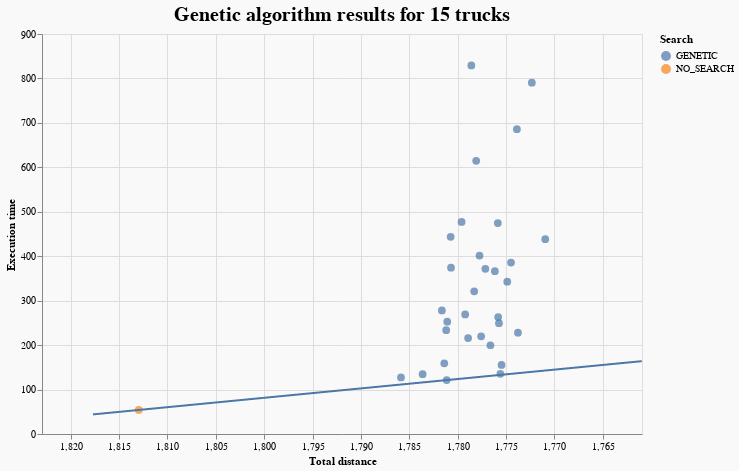

Notebook code for this chart:
### Code cell
plot_results(genetic_greedy_15, genetic_tooltips, "Genetic algorithm results for 15 trucks").properties(
    width=600, height=400, background="#F9F9F9"
)

### Figure 1 — Vega-Lite specification as saved in the notebook (floating-point values rounded to 4 significant figures; data arrays with more than 128 entries replaced by an {"elided": "..."} marker saying what was removed)
{"config": {"view": {"continuousWidth": 400, "continuousHeight": 300}}, "layer": [{"data": {"name": "data-6d47a983c94faffe640dbc9ed0fce056"}, "mark": {"type": "circle", "size": 60}, "encoding": {"color": {"field": "search", "title": "Search", "type": "nominal"}, "tooltip": [{"field": "heuristic", "title": "Heuristic", "type": "nominal"}, {"field": "search", "title": "Search", "type": "nominal"}, {"field": "base_solution", "title": "Base solution", "type": "nominal"}, {"field": "iterations", "title": "Iterations", "type": "quantitative"}, {"field": "TotalDistance", "title": "Total distance", "type": "quantitative"}, {"field": "execution_time", "title": "Execution time", "type": "quantitative"}, {"field": "population_size", "title": "Population size", "type": "quantitative"}, {"field": "mutation_probability", "title": "Mutation probability", "type": "quantitative"}], "x": {"field": "TotalDistance", "scale": {"domain": [1823.0, 1761.0]}, "title": "Total distance", "type": "quantitative"}, "y": {"field": "execution_time", "scale": {"domain": [44.09, 839.4]}, "title": "Execution time", "type": "quantitative"}}, "title": {"text": "Genetic algorithm results for 15 trucks", "anchor": "middle", "fontSize": 20}}, {"data": {"name": "data-ed593acfb80cb80c6eab5e50d6e2c687"}, "mark": "line", "encoding": {"x": {"field": "x", "scale": {"domain": [1823.0, 1761.0]}, "type": "quantitative"}, "y": {"field": "y", "type": "quantitative"}}}], "background": "#F9F9F9", "height": 400, "width": 600, "$schema": "https://vega.github.io/schema/vega-lite/v4.17.0.json", "datasets": {"data-6d47a983c94faffe640dbc9ed0fce056": [{"Unnamed: 0": 3, "base_solution": "SIMPLE_GREEDY", "heuristic": "REMOVE_LOOPS_SWAP_ANY_EXPORTATION", "search": "GENETIC", "iterations": 400.0, "temp_coef": null, "population_size": 10.0, "mutation_probability": 0.3, "tabu_queue_coef": null, "swap_any_to_generate": null, "TotalDistance": 1778.0, "TotalTime": 6.672, "UnusedTrucksCount": 0, "OrphansCount": 0, "execution_time": 219.7, "TotalFuel": 444.4, "TrucksCount": 15, "Relation": 0.2137}, {"Unnamed: 0": 11, "base_solution": "SIMPLE_GREEDY", "heuristic": "ANY_EXPORTATION_PROB1", "search": "GENETIC", "iterations": 200.0, "temp_coef": null, "population_size": 10.0, "mutation_probability": 0.1, "tabu_queue_coef": null, "swap_any_to_generate": null, "TotalDistance": 1784.0, "TotalTime": 6.753, "UnusedTrucksCount": 0, "OrphansCount": 0, "execution_time": 134.5, "TotalFuel": 445.9, "TrucksCount": 15, "Relation": 0.3649}, {"Unnamed: 0": 12, "base_solution": "SIMPLE_GREEDY", "heuristic": "MOVE_IN_EXPORTATION", "search": "GENETIC", "iterations": 400.0, "temp_coef": null, "population_size": 20.0, "mutation_probability": 0.1, "tabu_queue_coef": null, "swap_any_to_generate": null, "TotalDistance": 1779.0, "TotalTime": 6.645, "UnusedTrucksCount": 0, "OrphansCount": 0, "execution_time": 829.4, "TotalFuel": 444.6, "TrucksCount": 15, "Relation": 0.04434}, {"Unnamed: 0": 24, "base_solution": "SIMPLE_GREEDY", "heuristic": "MOVE_IN_EXPORTATION", "search": "GENETIC", "iterations": 400.0, "temp_coef": null, "population_size": 20.0, "mutation_probability": 0.3, "tabu_queue_coef": null, "swap_any_to_generate": null, "TotalDistance": 1778.0, "TotalTime": 6.648, "UnusedTrucksCount": 0, "OrphansCount": 0, "execution_time": 614.8, "TotalFuel": 444.5, "TrucksCount": 15, "Relation": 0.06221}, {"Unnamed: 0": 61, "base_solution": "SIMPLE_GREEDY", "heuristic": "REMOVE_LOOPS_MOVE_EXPORTATION", "search": "GENETIC", "iterations": 400.0, "temp_coef": null, "population_size": 20.0, "mutation_probability": 0.1, "tabu_queue_coef": null, "swap_any_to_generate": null, "TotalDistance": 1772.0, "TotalTime": 6.642, "UnusedTrucksCount": 0, "OrphansCount": 0, "execution_time": 790.5, "TotalFuel": 443.1, "TrucksCount": 15, "Relation": 0.05517}, {"Unnamed: 0": 62, "base_solution": "SIMPLE_GREEDY", "heuristic": "MOVE_IN_EXPORTATION", "search": "GENETIC", "iterations": 200.0, "temp_coef": null, "population_size": 10.0, "mutation_probability": 0.1, "tabu_queue_coef": null, "swap_any_to_generate": null, "TotalDistance": 1781.0, "TotalTime": 6.65, "UnusedTrucksCount": 0, "OrphansCount": 0, "execution_time": 233.6, "TotalFuel": 445.3, "TrucksCount": 15, "Relation": 0.1771}, {"Unnamed: 0": 78, "base_solution": "SIMPLE_GREEDY", "heuristic": "REMOVE_LOOPS_SWAP_ANY_EXPORTATION", "search": "GENETIC", "iterations": 200.0, "temp_coef": null, "population_size": 10.0, "mutation_probability": 0.1, "tabu_queue_coef": null, "swap_any_to_generate": null, "TotalDistance": 1776.0, "TotalTime": 6.606, "UnusedTrucksCount": 0, "OrphansCount": 0, "execution_time": 135.5, "TotalFuel": 443.9, "TrucksCount": 15, "Relation": 0.4592}, {"Unnamed: 0": 92, "base_solution": "SIMPLE_GREEDY", "heuristic": "MOVE_IN_EXPORTATION", "search": "GENETIC", "iterations": 200.0, "temp_coef": null, "population_size": 20.0, "mutation_probability": 0.3, "tabu_queue_coef": null, "swap_any_to_generate": null, "TotalDistance": 1779.0, "TotalTime": 6.687, "UnusedTrucksCount": 0, "OrphansCount": 0, "execution_time": 269.1, "TotalFuel": 444.8, "TrucksCount": 15, "Relation": 0.1569}, {"Unnamed: 0": 105, "base_solution": "SIMPLE_GREEDY", "heuristic": "REMOVE_LOOPS_SWAP_ANY_EXPORTATION", "search": "GENETIC", "iterations": 200.0, "temp_coef": null, "population_size": 10.0, "mutation_probability": 0.3, "tabu_queue_coef": null, "swap_any_to_generate": null, "TotalDistance": 1781.0, "TotalTime": 6.608, "UnusedTrucksCount": 0, "OrphansCount": 0, "execution_time": 121.3, "TotalFuel": 445.3, "TrucksCount": 15, "Relation": 0.4736}, {"Unnamed: 0": 113, "base_solution": "SIMPLE_GREEDY", "heuristic": "REMOVE_LOOPS_MOVE_EXPORTATION", "search": "GENETIC", "iterations": 400.0, "temp_coef": null, "population_size": 10.0, "mutation_probability": 0.3, "tabu_queue_coef": null, "swap_any_to_generate": null, "TotalDistance": 1777.0, "TotalTime": 6.67, "UnusedTrucksCount": 0, "OrphansCount": 0, "execution_time": 371.6, "TotalFuel": 444.3, "TrucksCount": 15, "Relation": 0.1128}, {"Unnamed: 0": 126, "base_solution": "SIMPLE_GREEDY", "heuristic": "REMOVE_LOOPS_MOVE_EXPORTATION", "search": "GENETIC", "iterations": 200.0, "temp_coef": null, "population_size": 20.0, "mutation_probability": 0.3, "tabu_queue_coef": null, "swap_any_to_generate": null, "TotalDistance": 1776.0, "TotalTime": 6.646, "UnusedTrucksCount": 0, "OrphansCount": 0, "execution_time": 249.4, "TotalFuel": 443.9, "TrucksCount": 15, "Relation": 0.1907}, {"Unnamed: 0": 161, "base_solution": "SIMPLE_GREEDY", "heuristic": "REMOVE_LOOPS_SWAP_ANY_EXPORTATION", "search": "GENETIC", "iterations": 400.0, "temp_coef": null, "population_size": 10.0, "mutation_probability": 0.1, "tabu_queue_coef": null, "swap_any_to_generate": null, "TotalDistance": 1776.0, "TotalTime": 6.651, "UnusedTrucksCount": 0, "OrphansCount": 0, "execution_time": 263.2, "TotalFuel": 444.0, "TrucksCount": 15, "Relation": 0.1777}, {"Unnamed: 0": 162, "base_solution": "SIMPLE_GREEDY", "heuristic": "ANY_EXPORTATION_PROB1", "search": "GENETIC", "iterations": 200.0, "temp_coef": null, "population_size": 20.0, "mutation_probability": 0.3, "tabu_queue_coef": null, "swap_any_to_generate": null, "TotalDistance": 1782.0, "TotalTime": 6.653, "UnusedTrucksCount": 0, "OrphansCount": 0, "execution_time": 277.9, "TotalFuel": 445.4, "TrucksCount": 15, "Relation": 0.14}, {"Unnamed: 0": 164, "base_solution": "SIMPLE_GREEDY", "heuristic": "MOVE_IN_EXPORTATION", "search": "GENETIC", "iterations": 400.0, "temp_coef": null, "population_size": 10.0, "mutation_probability": 0.3, "tabu_queue_coef": null, "swap_any_to_generate": null, "TotalDistance": 1781.0, "TotalTime": 6.672, "UnusedTrucksCount": 0, "OrphansCount": 0, "execution_time": 374.3, "TotalFuel": 445.2, "TrucksCount": 15, "Relation": 0.1008}, {"Unnamed: 0": 182, "base_solution": "SIMPLE_GREEDY", "heuristic": "REMOVE_LOOPS_MOVE_EXPORTATION", "search": "GENETIC", "iterations": 400.0, "temp_coef": null, "population_size": 10.0, "mutation_probability": 0.1, "tabu_queue_coef": null, "swap_any_to_generate": null, "TotalDistance": 1776.0, "TotalTime": 6.645, "UnusedTrucksCount": 0, "OrphansCount": 0, "execution_time": 474.5, "TotalFuel": 444.0, "TrucksCount": 15, "Relation": 0.08828}, {"Unnamed: 0": 183, "base_solution": "SIMPLE_GREEDY", "heuristic": "REMOVE_LOOPS_SWAP_ANY_EXPORTATION", "search": "GENETIC", "iterations": 400.0, "temp_coef": null, "population_size": 20.0, "mutation_probability": 0.1, "tabu_queue_coef": null, "swap_any_to_generate": null, "TotalDistance": 1771.0, "TotalTime": 6.581, "UnusedTrucksCount": 0, "OrphansCount": 0, "execution_time": 438.4, "TotalFuel": 442.7, "TrucksCount": 15, "Relation": 0.1093}, {"Unnamed: 0": 192, "base_solution": "SIMPLE_GREEDY", "heuristic": "REMOVE_LOOPS_MOVE_EXPORTATION", "search": "GENETIC", "iterations": 200.0, "temp_coef": null, "population_size": 10.0, "mutation_probability": 0.3, "tabu_queue_coef": null, "swap_any_to_generate": null, "TotalDistance": 1775.0, "TotalTime": 6.646, "UnusedTrucksCount": 0, "OrphansCount": 0, "execution_time": 155.3, "TotalFuel": 443.9, "TrucksCount": 15, "Relation": 0.3705}, {"Unnamed: 0": 207, "base_solution": "SIMPLE_GREEDY", "heuristic": "ANY_EXPORTATION_PROB1", "search": "GENETIC", "iterations": 200.0, "temp_coef": null, "population_size": 10.0, "mutation_probability": 0.3, "tabu_queue_coef": null, "swap_any_to_generate": null, "TotalDistance": 1786.0, "TotalTime": 6.716, "UnusedTrucksCount": 0, "OrphansCount": 0, "execution_time": 127.2, "TotalFuel": 446.5, "TrucksCount": 15, "Relation": 0.3705}, {"Unnamed: 0": 214, "base_solution": "SIMPLE_GREEDY", "heuristic": "REMOVE_LOOPS_SWAP_ANY_EXPORTATION", "search": "GENETIC", "iterations": 200.0, "temp_coef": null, "population_size": 20.0, "mutation_probability": 0.3, "tabu_queue_coef": null, "swap_any_to_generate": null, "TotalDistance": 1779.0, "TotalTime": 6.739, "UnusedTrucksCount": 0, "OrphansCount": 0, "execution_time": 215.8, "TotalFuel": 444.7, "TrucksCount": 15, "Relation": 0.2105}, {"Unnamed: 0": 216, "base_solution": "SIMPLE_GREEDY", "heuristic": "REMOVE_LOOPS_MOVE_EXPORTATION", "search": "GENETIC", "iterations": 200.0, "temp_coef": null, "population_size": 20.0, "mutation_probability": 0.1, "tabu_queue_coef": null, "swap_any_to_generate": null, "TotalDistance": 1776.0, "TotalTime": 6.646, "UnusedTrucksCount": 0, "OrphansCount": 0, "execution_time": 366.3, "TotalFuel": 444.0, "TrucksCount": 15, "Relation": 0.1179}, {"Unnamed: 0": 221, "base_solution": "SIMPLE_GREEDY", "heuristic": "MOVE_IN_EXPORTATION", "search": "GENETIC", "iterations": 200.0, "temp_coef": null, "population_size": 10.0, "mutation_probability": 0.3, "tabu_queue_coef": null, "swap_any_to_generate": null, "TotalDistance": 1781.0, "TotalTime": 6.675, "UnusedTrucksCount": 0, "OrphansCount": 0, "execution_time": 159.0, "TotalFuel": 445.3, "TrucksCount": 15, "Relation": 0.3009}, {"Unnamed: 0": 222, "base_solution": "SIMPLE_GREEDY", "heuristic": "REMOVE_LOOPS_MOVE_EXPORTATION", "search": "GENETIC", "iterations": 400.0, "temp_coef": null, "population_size": 20.0, "mutation_probability": 0.3, "tabu_queue_coef": null, "swap_any_to_generate": null, "TotalDistance": 1774.0, "TotalTime": 6.608, "UnusedTrucksCount": 0, "OrphansCount": 0, "execution_time": 685.9, "TotalFuel": 443.5, "TrucksCount": 15, "Relation": 0.06187}, {"Unnamed: 0": 236, "base_solution": "SIMPLE_GREEDY", "heuristic": "ANY_EXPORTATION_PROB1", "search": "GENETIC", "iterations": 400.0, "temp_coef": null, "population_size": 20.0, "mutation_probability": 0.1, "tabu_queue_coef": null, "swap_any_to_generate": null, "TotalDistance": 1780.0, "TotalTime": 6.7, "UnusedTrucksCount": 0, "OrphansCount": 0, "execution_time": 477.1, "TotalFuel": 444.9, "TrucksCount": 15, "Relation": 0.07888}, {"Unnamed: 0": 253, "base_solution": "SIMPLE_GREEDY", "heuristic": null, "search": "NO_SEARCH", "iterations": null, "temp_coef": null, "population_size": null, "mutation_probability": null, "tabu_queue_coef": null, "swap_any_to_generate": null, "TotalDistance": 1813.0, "TotalTime": 6.926, "UnusedTrucksCount": 0, "OrphansCount": 0, "execution_time": 54.09, "TotalFuel": 453.2, "TrucksCount": 15, "Relation": 0.0}, {"Unnamed: 0": 255, "base_solution": "SIMPLE_GREEDY", "heuristic": "MOVE_IN_EXPORTATION", "search": "GENETIC", "iterations": 200.0, "temp_coef": null, "population_size": 20.0, "mutation_probability": 0.1, "tabu_queue_coef": null, "swap_any_to_generate": null, "TotalDistance": 1778.0, "TotalTime": 6.66, "UnusedTrucksCount": 0, "OrphansCount": 0, "execution_time": 401.6, "TotalFuel": 444.4, "TrucksCount": 15, "Relation": 0.1014}, {"Unnamed: 0": 270, "base_solution": "SIMPLE_GREEDY", "heuristic": "REMOVE_LOOPS_MOVE_EXPORTATION", "search": "GENETIC", "iterations": 200.0, "temp_coef": null, "population_size": 10.0, "mutation_probability": 0.1, "tabu_queue_coef": null, "swap_any_to_generate": null, "TotalDistance": 1777.0, "TotalTime": 6.642, "UnusedTrucksCount": 0, "OrphansCount": 0, "execution_time": 199.7, "TotalFuel": 444.2, "TrucksCount": 15, "Relation": 0.2496}, {"Unnamed: 0": 287, "base_solution": "SIMPLE_GREEDY", "heuristic": "ANY_EXPORTATION_PROB1", "search": "GENETIC", "iterations": 400.0, "temp_coef": null, "population_size": 10.0, "mutation_probability": 0.3, "tabu_queue_coef": null, "swap_any_to_generate": null, "TotalDistance": 1778.0, "TotalTime": 6.619, "UnusedTrucksCount": 0, "OrphansCount": 0, "execution_time": 320.9, "TotalFuel": 444.6, "TrucksCount": 15, "Relation": 0.1299}, {"Unnamed: 0": 288, "base_solution": "SIMPLE_GREEDY", "heuristic": "REMOVE_LOOPS_SWAP_ANY_EXPORTATION", "search": "GENETIC", "iterations": 200.0, "temp_coef": null, "population_size": 20.0, "mutation_probability": 0.1, "tabu_queue_coef": null, "swap_any_to_generate": null, "TotalDistance": 1774.0, "TotalTime": 6.601, "UnusedTrucksCount": 0, "OrphansCount": 0, "execution_time": 228.1, "TotalFuel": 443.4, "TrucksCount": 15, "Relation": 0.2253}, {"Unnamed: 0": 291, "base_solution": "SIMPLE_GREEDY", "heuristic": "ANY_EXPORTATION_PROB1", "search": "GENETIC", "iterations": 400.0, "temp_coef": null, "population_size": 10.0, "mutation_probability": 0.1, "tabu_queue_coef": null, "swap_any_to_generate": null, "TotalDistance": 1775.0, "TotalTime": 6.664, "UnusedTrucksCount": 0, "OrphansCount": 0, "execution_time": 342.6, "TotalFuel": 443.7, "TrucksCount": 15, "Relation": 0.132}, {"Unnamed: 0": 297, "base_solution": "SIMPLE_GREEDY", "heuristic": "REMOVE_LOOPS_SWAP_ANY_EXPORTATION", "search": "GENETIC", "iterations": 400.0, "temp_coef": null, "population_size": 20.0, "mutation_probability": 0.3, "tabu_queue_coef": null, "swap_any_to_generate": null, "TotalDistance": 1774.0, "TotalTime": 6.687, "UnusedTrucksCount": 0, "OrphansCount": 0, "execution_time": 385.7, "TotalFuel": 443.6, "TrucksCount": 15, "Relation": 0.116}, {"Unnamed: 0": 306, "base_solution": "SIMPLE_GREEDY", "heuristic": "ANY_EXPORTATION_PROB1", "search": "GENETIC", "iterations": 200.0, "temp_coef": null, "population_size": 20.0, "mutation_probability": 0.1, "tabu_queue_coef": null, "swap_any_to_generate": null, "TotalDistance": 1781.0, "TotalTime": 6.632, "UnusedTrucksCount": 0, "OrphansCount": 0, "execution_time": 252.8, "TotalFuel": 445.3, "TrucksCount": 15, "Relation": 0.1605}, {"Unnamed: 0": 324, "base_solution": "SIMPLE_GREEDY", "heuristic": "MOVE_IN_EXPORTATION", "search": "GENETIC", "iterations": 400.0, "temp_coef": null, "population_size": 10.0, "mutation_probability": 0.1, "tabu_queue_coef": null, "swap_any_to_generate": null, "TotalDistance": 1781.0, "TotalTime": 6.678, "UnusedTrucksCount": 0, "OrphansCount": 0, "execution_time": 443.8, "TotalFuel": 445.2, "TrucksCount": 15, "Relation": 0.08274}], "data-ed593acfb80cb80c6eab5e50d6e2c687": {"elided": "1199 records"}}}
